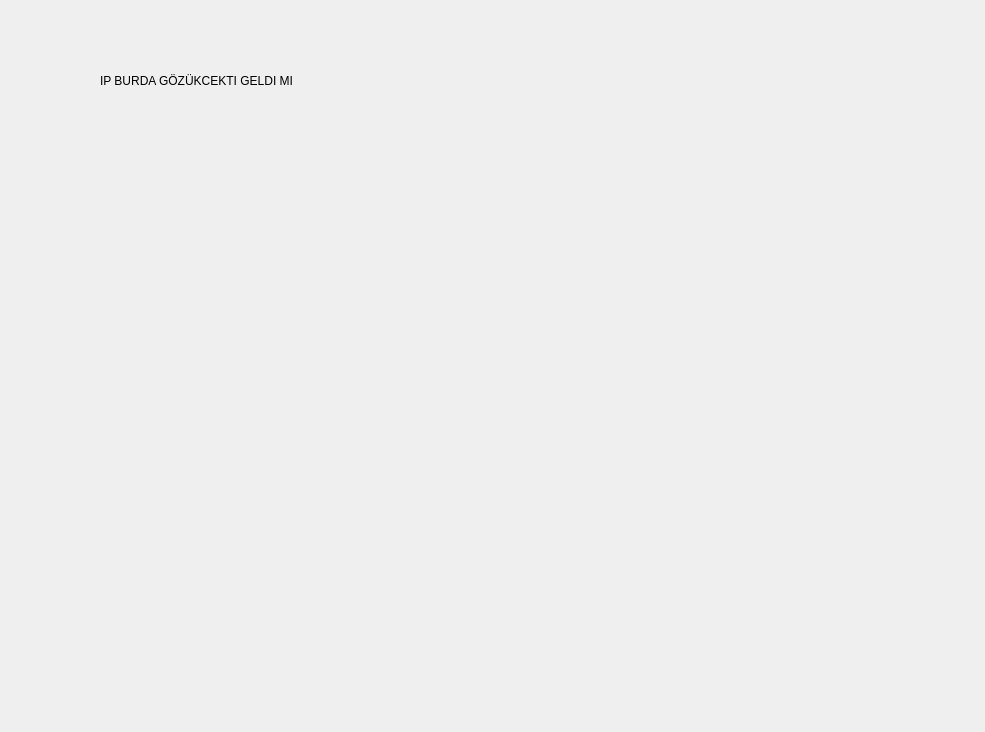
<?xml version="1.0" encoding="UTF-8"?>
<ui version="4.0">
 <class>ViewScreen</class>
 <widget class="QDialog" name="ViewScreen">
  <property name="geometry">
   <rect>
    <x>0</x>
    <y>0</y>
    <width>985</width>
    <height>732</height>
   </rect>
  </property>
  <property name="windowTitle">
   <string>ViewScreen</string>
  </property>
  <widget class="QLabel" name="ip_address_label">
   <property name="geometry">
    <rect>
     <x>100</x>
     <y>70</y>
     <width>351</width>
     <height>21</height>
    </rect>
   </property>
   <property name="text">
    <string>IP BURDA GÖZÜKCEKTI GELDI MI</string>
   </property>
  </widget>
 </widget>
 <resources/>
 <connections/>
</ui>
